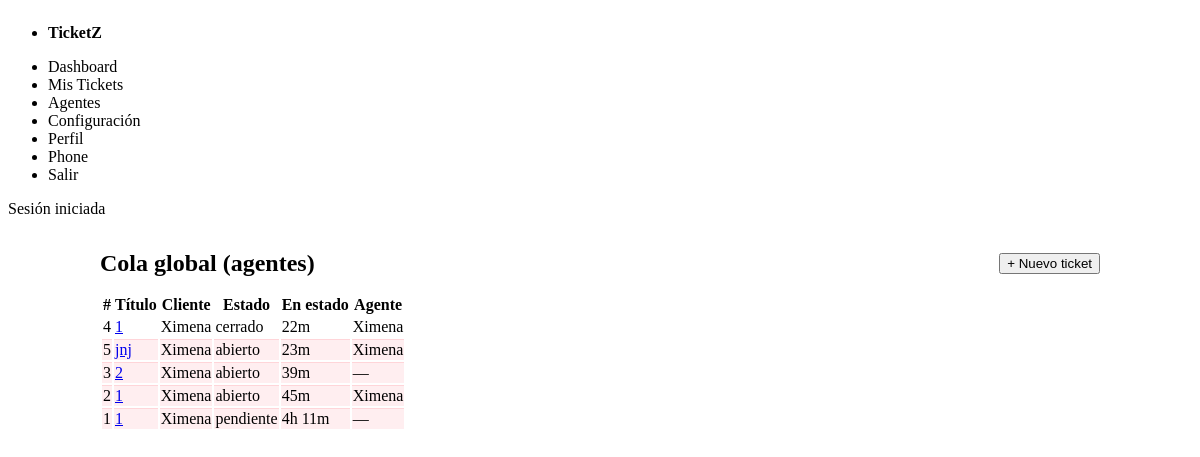
Page /?page=dashboard (signed in) on the committed database.
### tables this page shows
CREATE TABLE tickets(
        id INTEGER PRIMARY KEY AUTOINCREMENT,
        user_id INTEGER NOT NULL REFERENCES users(id) ON DELETE CASCADE,
        agent_id INTEGER REFERENCES users(id),
        title TEXT NOT NULL,
        category TEXT NOT NULL,
        priority TEXT NOT NULL,
        status TEXT NOT NULL DEFAULT "abierto",
        description TEXT,
        created_at INTEGER NOT NULL,
        updated_at INTEGER NOT NULL
    );

### app/auth.php (called while the page is built, shortened)
<?php
function current_user(): ?array { return $_SESSION['user'] ?? null; }

### app/bootstrap.php (called while the page is built, shortened)
<?php
require_once __DIR__ . '/util.php';
require_once __DIR__ . '/db.php';
require_once __DIR__ . '/auth.php';
require_once __DIR__ . '/models.php';
$user = current_user();
?>

### app/models.php (called while the page is built, shortened)
<?php
function list_all_tickets(?string $state=null): array {
    $sql='SELECT t.*, u.name AS user_name, a.name AS agent_name FROM tickets t
          JOIN users u ON u.id=t.user_id
          LEFT JOIN users a ON a.id=t.agent_id';
    $where=''; $params=[];
    $sql.=$where.' ORDER BY t.updated_at DESC';
    $st=db()->prepare($sql); $st->execute($params);
    return $st->fetchAll(PDO::FETCH_ASSOC);
}

### app/db.php (called while the page is built, shortened)
<?php
function db(): PDO {
    static $pdo = null;
    if ($pdo) return $pdo;
    $dsn = 'sqlite:' . DB_FILE;
    try {
        $pdo = new PDO($dsn);
        $pdo->setAttribute(PDO::ATTR_ERRMODE, PDO::ERRMODE_EXCEPTION);
        $pdo->exec('PRAGMA foreign_keys = ON');
        return $pdo;
    } catch (PDOException $e) {
        http_response_code(500);
        $msg = "No se pudo abrir la base de datos SQLite en: " . DB_FILE . "\\nError: " . $e->getMessage();
        echo nl2br(htmlspecialchars($msg, ENT_QUOTES | ENT_SUBSTITUTE, 'UTF-8'));
        exit;
    }
}

### public/index.php (the view, shortened to what this page needs)
<?php
require_once __DIR__ . '/../app/bootstrap.php';
$page   = $_GET['page'] ?? 'home';
function human_duration(int $seconds): string {
    if ($seconds < 3600) return intval($seconds/60).'m';
    if ($seconds < 86400) return intval($seconds/3600).'h '.intval(($seconds%3600)/60).'m';
    return intval($seconds/86400).'d';
}
if ($page === 'dashboard') {
    $all  = ($user['role']==='agent' || $user['role']==='admin') ? list_all_tickets($_GET['f'] ?? null) : [];
    echo '<section class="auth-center">
      <style>
        .auth-center{min-height:calc(100vh - 120px);display:flex;align-items:flex-start;justify-content:center;padding:2rem 1rem}
        .auth-center .card{max-width:1000px;width:100%}
        .dash-head{display:flex;justify-content:space-between;align-items:center;gap:1rem;margin-bottom:1rem}
        .row-stale { background:#ffeef0; }
        .row-stale td { border-top:1px solid #ffd5d9; }
        .cell-age { white-space:nowrap; font-variant-numeric: tabular-nums; }
      </style>
      <article class="card">
        <div class="dash-head">
          <h2 style="margin:0">Cola global (agentes)</h2>
          <button id="btnNewTicket" class="btn-primary">+ Nuevo ticket</button>
        </div>';
    if ($all && count($all)>0) {
        echo '<div class="table-scroll"><table>
          <thead><tr><th>#</th><th>Título</th><th>Cliente</th><th>Estado</th><th>En estado</th><th>Agente</th></tr></thead><tbody>';
        foreach (array_slice($all,0,50) as $t) {
            $ageSec = time() - (int)$t['updated_at'];
            $since  = human_duration($ageSec);
            $isStale = ($t['status'] !== 'cerrado' && $ageSec >= 600) ? ' row-stale' : '';
            echo '<tr class="'.$isStale.'">
              <td>'.(int)$t['id'].'</td>
              <td><a href="?page=ticket&id='.(int)$t['id'].'">'.e($t['title']).'</a></td>
              <td>'.e($t['user_name']).'</td>
              <td><span class="badge status-'.e($t['status']).'">'.e($t['status']).'</span></td>
              <td class="cell-age">'.$since.'</td>
              <td>'.e($t['agent_name']??'—').'</td>
            </tr>';
        }
        echo '</tbody></table></div>';
    } else {
        echo '<p class="small">Sin tickets globales o no eres agente.</p>';
    }
    echo '  </article>
      <dialog id="dlgNewTicket" class="modal">
        <article>
          <header style="display:flex;justify-content:space-between;align-items:center">
            <h3 style="margin:0">Nuevo ticket</h3>
            <button aria-label="Cerrar" id="closeDlg" class="secondary">✕</button>
          </header>
          <form method="post" action="?action=new_ticket">'.form_csrf().'
            <label>Título<input name="title" required></label>
            <div class="grid-2">
              <label>Categoría<select name="category">
                  <option>General</option><option>Acceso</option><option>Hardware</option><option>Software</option>
              </select></label>
              <label>Prioridad<select name="priority">
                  <option>baja</option><option selected>media</option><option>alta</option>
              </select></label>
            </div>
            <label>Descripción<textarea name="description"></textarea></label>
            <footer style="display:flex;gap:.5rem;justify-content:flex-end">
              <button type="button" id="cancelDlg" class="secondary">Cancelar</button>
              <button type="submit" class="btn-primary">Crear</button>
            </footer>
          </form>
        </article>
      </dialog>
      <script>
        (function(){
          const btn = document.getElementById("btnNewTicket");
          const dlg = document.getElementById("dlgNewTicket");
          const close = document.getElementById("closeDlg");
          const cancel = document.getElementById("cancelDlg");
          if(btn && dlg){
            btn.addEventListener("click", ()=> dlg.showModal());
            [close,cancel].forEach(b=> b && b.addEventListener("click", ()=> dlg.close()));
          }
        })();
      </script>
    </section>';
    render_footer(); exit;
}

### public/assets/style.css (style rules this page uses)
:root { --brand: #7c4b2b; --brand-2: #f4e6d6; --brand-3: #f7f2ea; }
html, body { overflow: auto !important; }

### public/index.php (style rules this page uses)
.auth-center { min-height:calc(100vh - 120px);display:flex;align-items:flex-start;justify-content:center;padding:2rem 1rem }
.auth-center .card { max-width:1000px;width:100% }
.dash-head { display:flex;justify-content:space-between;align-items:center;gap:1rem;margin-bottom:1rem }
.row-stale { background:#ffeef0; }
.row-stale td { border-top:1px solid #ffd5d9; }
.cell-age { white-space:nowrap; font-variant-numeric: tabular-nums; }

### rows in the picture
tickets: id "4", title "1", user_name "Ximena", status "cerrado", updated_at "22m", agent_name "Ximena"
tickets: id "5", title "jnj", user_name "Ximena", status "abierto", updated_at "23m", agent_name "Ximena"
tickets: id "3", title "2", user_name "Ximena", status "abierto", updated_at "39m", agent_name "—"
tickets: id "2", title "1", user_name "Ximena", status "abierto", updated_at "45m", agent_name "Ximena"
tickets: id "1", title "1", user_name "Ximena", status "pendiente", updated_at "4h 11m", agent_name "—"

### other values in the picture
$m "Sesión iniciada"
